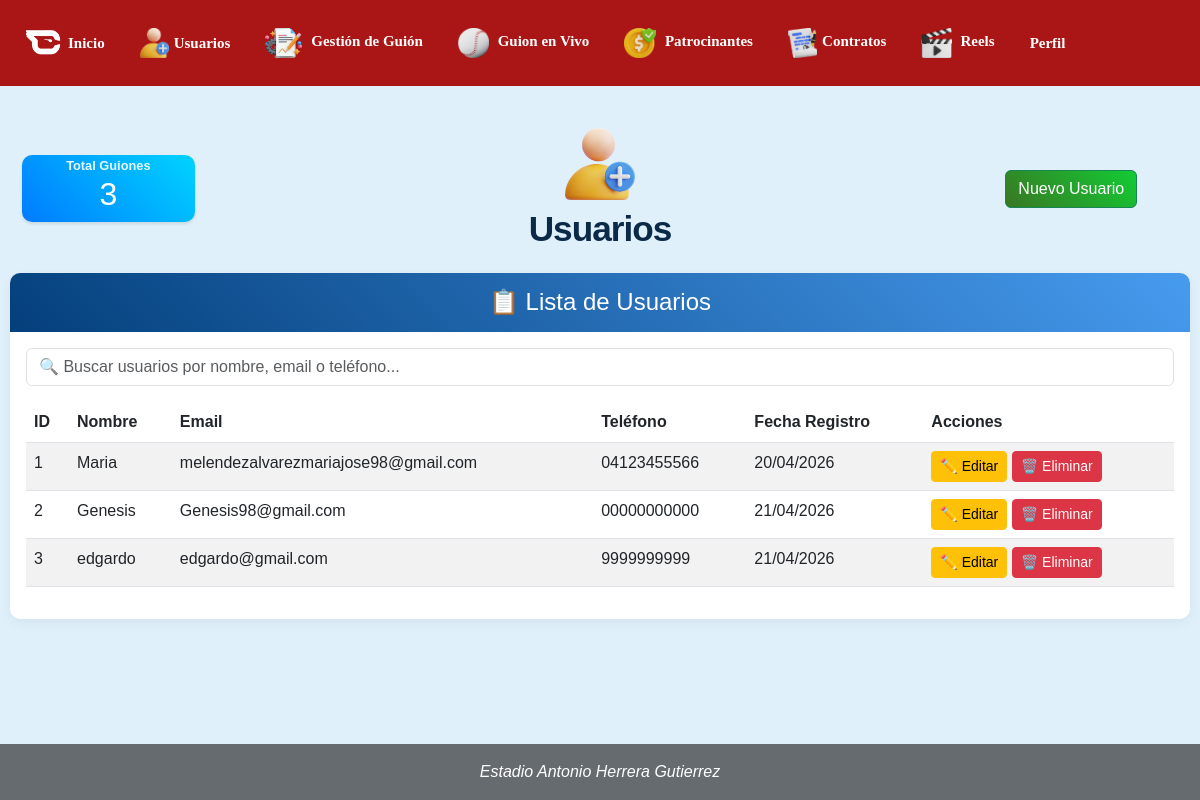
Screenshot of /usuarios/ with the database file from the repository.
### app/models/models.py (models this page shows, shortened)
class Usuario(db.Model):
    __tablename__ = 'usuarios'
    id = db.Column(db.Integer, primary_key=True)
    nombre = db.Column(db.String(100), nullable=False)
    email = db.Column(db.String(100), unique=True, nullable=False)
    telefono = db.Column(db.String(20))
    fecha_registro = db.Column(db.DateTime, default=datetime.utcnow)

### app/controllers/usuario_controller.py (the view)
@bp.route('/')
def dashboard():
    usuarios = Usuario.query.all()
    form = UsuarioForm()  # ← Crear el formulario
    return render_template('usuario/dashboard.html',
                         usuarios=usuarios,
                         form=form)  # ← Pasar el formulario a la plantilla

### app/forms/usuario_form.py
class UsuarioForm(FlaskForm):
    nombre = StringField('Nombre',
                        validators=[DataRequired(message='El nombre es obligatorio'),
                                   Length(min=2, max=100, message='El nombre debe tener entre 2 y 100 caracteres')])
    email = EmailField('Correo Electrónico',
                      validators=[DataRequired(message='El email es obligatorio'),
                                 Email(message='Ingrese un email válido')])
    telefono = StringField('Teléfono',
                          validators=[Optional(),
                                     Length(max=20, message='Máximo 20 caracteres')])
    submit = SubmitField('Guardar')

### app/templates/usuario/dashboard.html (shortened to what this page needs)
{% extends "base.html" %}
{% block extra_css %}
<link rel="stylesheet" href="{{ url_for('static', filename='css/Usuarios.css') }}">
{% endblock %}
{% block content %}
 <link rel="stylesheet" href="{{ url_for('static', filename='css/estilo.css') }}">
<div class="container-fluid mt-3">
    <div class="row align-items-center mb-4">
        <div class="col-md-2">
        <div class="tarjeta azul">
            <span>Total Guiones</span>
            <h2>{{ usuarios|length }}</h2>
        </div>
        </div>
        <div class="col text-center">
            <img src="{{ url_for('static', filename='img/usuario-add.png') }}" alt="Usuario" style="width: 70px; margin-bottom: 10px;">
            <h1 class="titulo">Usuarios</h1>
        </div>
        <div class="col-md-2">
        <button type="button" class="btn btn-success btn-nuevo-usuario"
         data-bs-toggle="modal" data-bs-target="#usuarioModal" onclick="limpiarFormulario()">
                 Nuevo Usuario
                 </button>
             </div>
    </div>
</div>
        <div class="card">
            <div class="card-header">
                <h4 class="mb-0 text-center ">📋 Lista de Usuarios</h4>
            </div>
            <div class="card-body">
                <div class="mb-3">
                    <input type="text" id="buscador" class="form-control" placeholder="🔍 Buscar usuarios por nombre, email o teléfono...">
                </div>
                {% if usuarios %}
                <div class="table-responsive">
                    <table class="table table-striped table-hover" id="tablaUsuarios">
                        <thead class="thead">
                            <tr>
                                <th>ID</th>
                                <th>Nombre</th>
                                <th>Email</th>
                                <th>Teléfono</th>
                                <th>Fecha Registro</th>
                                <th>Acciones</th>
                            </tr>
                        </thead>
                        <tbody>
                            {% for usuario in usuarios %}
                            <tr id="usuario-{{ usuario.id }}">
                                <td>{{ usuario.id }}</td>
                                <td class="nombre-usuario" data-valor="{{ usuario.nombre }}">{{ usuario.nombre }}</td>
                                <td class="email-usuario" data-valor="{{ usuario.email }}">{{ usuario.email }}</td>
                                <td class="telefono-usuario" data-valor="{{ usuario.telefono or '' }}">{{ usuario.telefono or '-' }}</td>
                                <td>{{ usuario.fecha_registro.strftime('%d/%m/%Y') }}</td>
                                <td>
                                    <button class="btn btn-sm btn-warning btn-editar" data-id="{{ usuario.id }}">
                                        ✏️ Editar
                                    </button>
                                    <a href="{{ url_for('usuario.eliminar', id=usuario.id) }}"
                                       class="btn btn-sm btn-danger"
                                       onclick="return confirm('¿Estás seguro de eliminar a {{ usuario.nombre }}?')">
                                        🗑️ Eliminar
                                    </a>
                                </td>
                            </tr>
                            {% endfor %}
                        </tbody>
                    </table>
                </div>
                {% else %}
                <div class="alert alert-info">
                    No hay usuarios registrados. ¡Crea el primero!
                </div>
                {% endif %}
            </div>
        </div>
{% endblock %}

### app/static/css/Usuarios.css (style rules this page uses)
.titulo { font-size: 2.2rem; font-weight: 800; color: #0b2a48; letter-spacing: -1px; margin: 0; line-height: 1.1; text-transform: none; }
.text-center img { display: block; margin: 0 auto 10px auto; }
.btn-nuevo-usuario { background: linear-gradient(45deg, #397724, #12cc34); color: white; padding: 10px 20px; border-radius: 5px; border: none; font-weight: bold; cursor: pointer; }
.tarjeta { padding: 10px 15px; border-radius: 10px; color: white; display: flex; flex-direction: column; justify-content: center; }
.tarjeta span { display: block; font-size: 0.8rem; font-weight: bold; opacity: 0.9; }
.azul { background: linear-gradient(45deg, #007bff, #00d4ff); color: white; padding: 1px; border-radius: 10px; display: flex; justify-content: space-between; align-items: center; box-shadow: 0 2px 3px rgba(0,0,0,0.1); }

### app/static/css/estilo.css (style rules this page uses)
body { font-family: Arial, sans-serif; margin: 0; padding: 0; background-color: #dff0fa; }
button { background-color: #0066cc; color: white; border: none; padding: 10px 20px; cursor: pointer; border-radius: 3px; }
.card-header { background: linear-gradient(45deg, #043f7b, #479bef); color: white; padding: 15px 20px; border-bottom: none; border-radius: 10px 10px 0 0 !important; }
.card { border: none; box-shadow: 0 4px 12px rgba(0,0,0,0.05); border-radius: 10px; }

### rows the page displays
Usuario: id "1", nombre "Maria", email "melendezalvarezmariajose98@gmail.com", telefono "04123455566", fecha_registro "20/04/2026"
Usuario: id "2", nombre "Genesis", email "Genesis98@gmail.com", telefono "00000000000", fecha_registro "21/04/2026"
Usuario: id "3", nombre "edgardo", email "edgardo@gmail.com", telefono "9999999999", fecha_registro "21/04/2026"

### other values shown
{{ usuarios|length }} "3"
